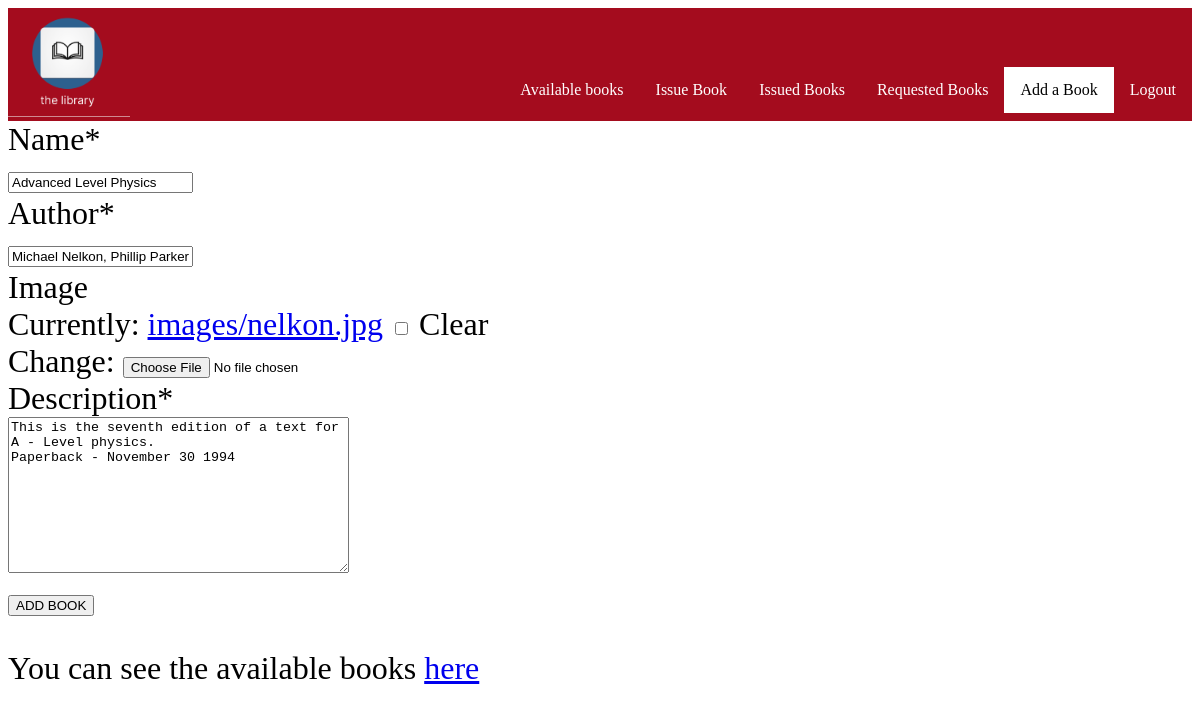
The page /books/update_book/7 (signed in) on the database its author committed.
### base/models.py (models this page shows, shortened)
class Book(models.Model):
    book_id = models.CharField(max_length=10, null=True)
    image = models.ImageField(upload_to="images/", blank=True, null=True)
    name = models.CharField(max_length=50)
    author = models.CharField(max_length=50)
    description = models.TextField(max_length=1000)

### base/views.py (the view)
# urls.py: path('books/update_book/<str:pk>', views.update_book, name='update_book'),
@login_required(login_url='login')
def update_book(request, pk):
    book = Book.objects.get(pk=pk)
    form = BooksForm(instance=book)
    if request.method == 'POST' or None:
        form = BooksForm(request.POST, request.FILES, instance=book)
        if form.is_valid():
            form.save()
            messages.success(request, 'Book updated successfully!')
            return redirect('available_books')
    else:
        form = BooksForm(instance=book)
        return render(request, 'base/add_book.html', {'form': form})

### base/book_form.py
class BooksForm(forms.ModelForm):
    class Meta:
        model = Book
        fields = ['name', 'author', 'image', 'description']

### base/templates/base/add_book.html (shortened to what this page needs)
{% load crispy_forms_tags %} {% load static %}
<!DOCTYPE html>
<html lang="en">
  <head>
  </head>
  <body>
<ul>
  <li><img class="logo" src="{% static 'logo1.PNG' %}" alt="logo" /></li>
      <div class="navbar">
    <li>
      <a href="{% url 'available_books' %}">Available books</a>
    </li>
    <li><a href="{% url 'issuing' %}">Issue Book</a></li>
    <li>
      <a href="{% url 'issued' %}">Issued Books</a>
    </li>
    <li>
      <a href="{% url 'requested' %}">Requested Books</a>
    </li>
    <li>
      <a class="active" href="{% url 'add_book' %}">Add a Book</a>
    </li>
    <li>
      <a href="{% url 'logout' %}">Logout</a>
    </li></ul></div>
    <div class="container">
      <form method="POST" action="" , enctype="multipart/form-data">
        {% csrf_token %} {{ form|crispy }}
        <button type="submit">ADD BOOK</button>
      </form>
      <p>
        You can see the available books
        <a href="{% url 'available_books' %}">here</a>
      </p>
    </div>
  </body>
</html>

### base/templates/base/add_book.html (style rules this page uses)
ul { list-style-type: none; margin: 0; padding: 0; overflow: hidden; background-color: #a40c1e; width: 100%; }
li { float: left; }
li a { display: block; color: white; text-align: center; padding: 14px 16px; text-decoration: none; }
.active { background-color: #ffffff; color: black; }
.logo { width: 80%; }
.navbar { float: right; margin-top: 5%; float: right; }
.container { font-size: 2em; }

### rows shown on the page
Book: name "Advanced Level Physics", author "Michael Nelkon, Phillip Parker", description "This is the seventh edition of a text for A - Level physics. Paperback - November 30 1994"
